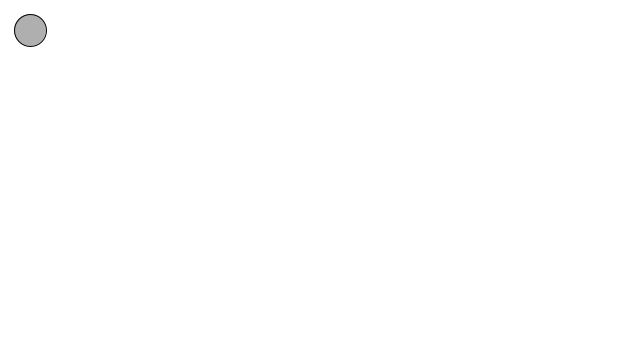
Frame 1 (no input)
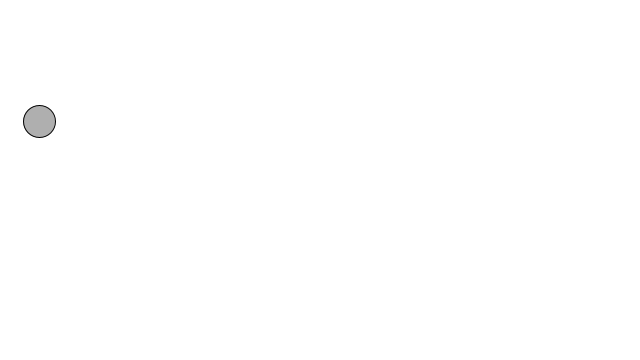
Frame 60 (the mouse pressed at the canvas centre just before this capture)
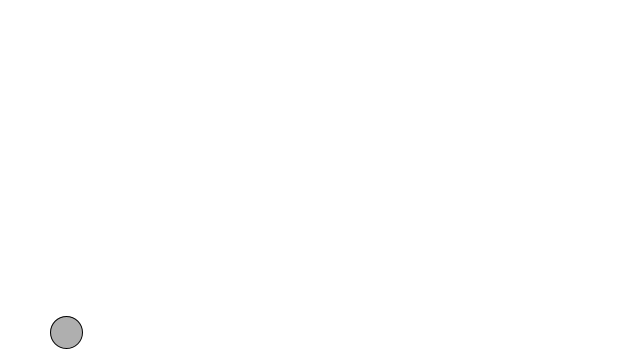
Frame 120 (the mouse held since frame 60 and released just before this capture)

The Processing sketch that drew these frames (run headless with seeded random() and noise(); from frame 60 on, the mouse is pressed at the canvas centre):

// Processing sketch: NewtonsSecondLaw
// ── NewtonsSecondLaw.pde
Mover m;
void setup() {
  size(640, 360);

  m = new Mover();
}

void draw() {
  background(255);

  PVector wind = new PVector(0.01, 0);

  PVector gravity = new PVector(0, 0.1);

  m.applyForce(wind);

  m.applyForce(gravity);

  m.update();

  m.display();

  m.checkEdges();
}

// ── Mover.pde
class Mover {
  // 位置向量
  PVector location;

  // 速度向量
  PVector velocity;

  // 加速度向量
  PVector acceleration;

  // 物体质量
  float mass;

  Mover() {
    mass = 2;

    location = new PVector(30, 30);

    velocity = new PVector(0, 0);

    acceleration = new PVector(0, 0);
  }

  // 牛顿第二定律
  void applyForce(PVector force) {
    PVector f = PVector.div(force, mass);

    acceleration.add(f);
  }

  void update() {
    // 线性运动
    velocity.add(acceleration);

    location.add(velocity);

    // 注意每次都要重置加速度
    acceleration.mult(0);
  }

  void display() {
    stroke(0);

    fill(175);

    // 根据质量来设计球的大小
    ellipse(location.x, location.y, mass * 16, mass * 16);
  }

  // 检测与屏幕边缘的碰撞
  void checkEdges() {
    if (location.x > width) {
      velocity.x *= -1;

      location.x = width;
    } else if (location.x < 0) {
      velocity.x *= -1;

      location.x = 0;
    }

    if (location.y > height) {
      velocity.y *= -1;

      location.y = height;
    }
  }
}
